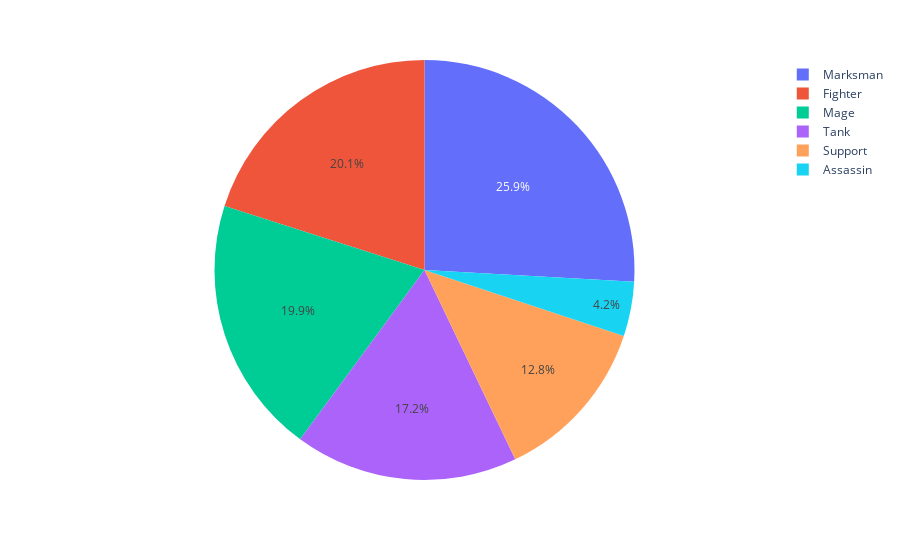

Here is the notebook cell this chart was saved with:
### Code cell
percents, count, sum, avg = role_distribution(df, champs, champ_id_to_name)
display(percents)
px.pie(count, values="win", names="role")

### Figure 1 — Plotly figure (JSON) as saved in the notebook; plotly's stock layout.template omitted (floating-point values rounded to 4 significant figures)
{"data": [{"domain": {"x": [0.0, 1.0], "y": [0.0, 1.0]}, "hovertemplate": "role=%{label}<br>win=%{value}<extra></extra>", "labels": ["Assassin", "Fighter", "Mage", "Marksman", "Support", "Tank"], "legendgroup": "", "name": "", "showlegend": true, "type": "pie", "values": [41, 196, 194, 253, 125, 168]}], "layout": {"legend": {"tracegroupgap": 0}, "margin": {"t": 60}}}
